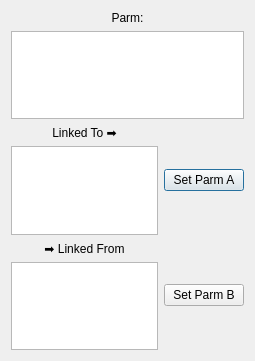
<?xml version="1.0" encoding="UTF-8"?>
<ui version="4.0">
 <class>ParmScreen</class>
 <widget class="QDialog" name="ParmScreen">
  <property name="geometry">
   <rect>
    <x>0</x>
    <y>0</y>
    <width>255</width>
    <height>361</height>
   </rect>
  </property>
  <property name="windowTitle">
   <string>Parm Links</string>
  </property>
  <layout class="QGridLayout" name="gridLayout">
   <property name="spacing">
    <number>6</number>
   </property>
   <item row="0" column="0" colspan="2">
    <widget class="QLabel" name="nameBox">
     <property name="text">
      <string>Parm:</string>
     </property>
     <property name="alignment">
      <set>Qt::AlignCenter</set>
     </property>
    </widget>
   </item>
   <item row="1" column="0" colspan="2">
    <widget class="QTextBrowser" name="parmDescription"/>
   </item>
   <item row="2" column="0">
    <widget class="QLabel" name="sectionHeader_2">
     <property name="text">
      <string>Linked To ➡</string>
     </property>
     <property name="alignment">
      <set>Qt::AlignCenter</set>
     </property>
    </widget>
   </item>
   <item row="2" column="1" rowspan="2">
    <widget class="QPushButton" name="setParmAButton">
     <property name="text">
      <string>Set Parm A</string>
     </property>
    </widget>
   </item>
   <item row="3" column="0">
    <widget class="QListWidget" name="linkedToBrowser"/>
   </item>
   <item row="4" column="0">
    <widget class="QLabel" name="sectionHeader_3">
     <property name="text">
      <string>➡ Linked From</string>
     </property>
     <property name="alignment">
      <set>Qt::AlignCenter</set>
     </property>
    </widget>
   </item>
   <item row="4" column="1" rowspan="2">
    <widget class="QPushButton" name="setParmBButton">
     <property name="text">
      <string>Set Parm B</string>
     </property>
    </widget>
   </item>
   <item row="5" column="0">
    <widget class="QListWidget" name="linkedFromBrowser"/>
   </item>
  </layout>
 </widget>
 <resources/>
 <connections/>
</ui>
